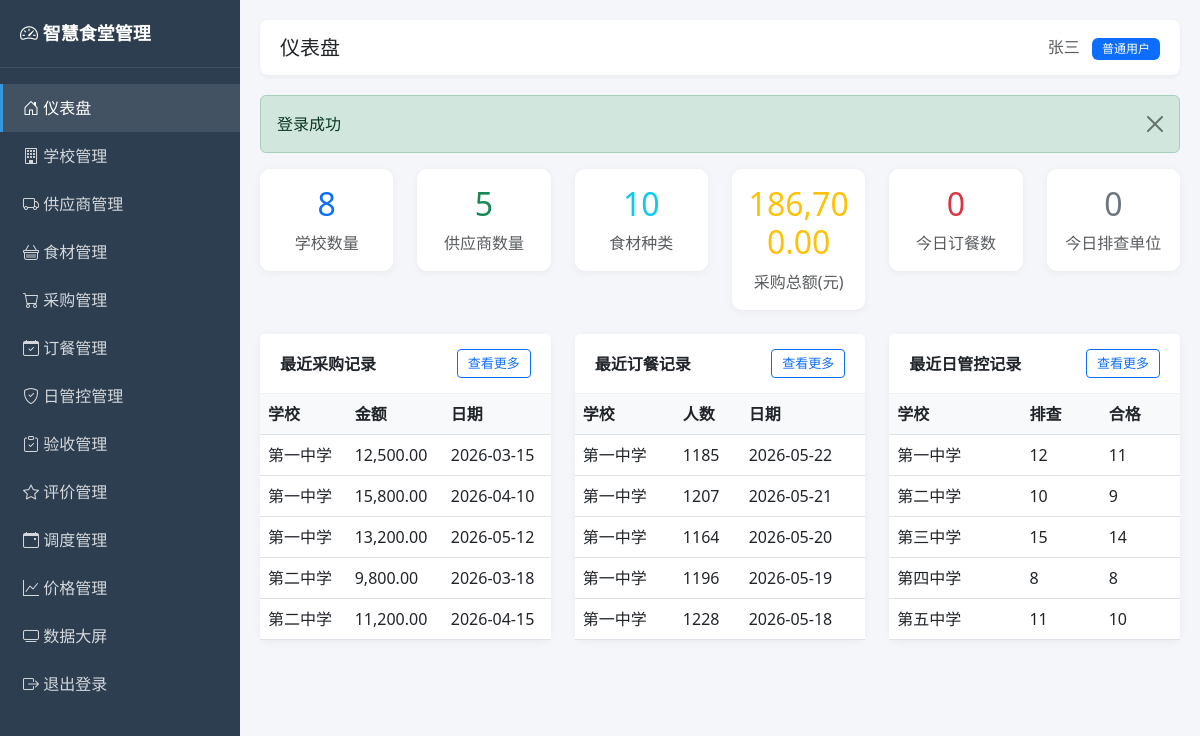
The app's page /admin/index.php (signed in) with its own data.
### tables this page shows
CREATE TABLE users (
    id INT UNSIGNED AUTO_INCREMENT PRIMARY KEY COMMENT '用户ID',
    username VARCHAR(50) NOT NULL UNIQUE COMMENT '登录用户名',
    password VARCHAR(64) NOT NULL COMMENT 'MD5加密密码',
    real_name VARCHAR(50) NOT NULL COMMENT '真实姓名',
    role TINYINT UNSIGNED NOT NULL DEFAULT 1 COMMENT '角色：0管理员 1普通用户',
    status TINYINT UNSIGNED NOT NULL DEFAULT 1 COMMENT '状态：0禁用 1启用',
    created_at DATETIME DEFAULT CURRENT_TIMESTAMP COMMENT '创建时间',
    updated_at DATETIME DEFAULT CURRENT_TIMESTAMP ON UPDATE CURRENT_TIMESTAMP COMMENT '更新时间',
    INDEX idx_status (status)
);

CREATE TABLE purchases (
    id INT UNSIGNED AUTO_INCREMENT PRIMARY KEY COMMENT '采购ID',
    school_id INT UNSIGNED NOT NULL COMMENT '学校ID',
    supplier_id INT UNSIGNED DEFAULT NULL COMMENT '供应商ID',
    purchase_date DATE NOT NULL COMMENT '采购日期',
    total_amount DECIMAL(12,2) DEFAULT 0.00 COMMENT '采购总金额(元)',
    status TINYINT UNSIGNED DEFAULT 1 COMMENT '状态：0待支付 1已支付',
    remark VARCHAR(500) DEFAULT NULL COMMENT '备注',
    created_at DATETIME DEFAULT CURRENT_TIMESTAMP COMMENT '创建时间',
    updated_at DATETIME DEFAULT CURRENT_TIMESTAMP ON UPDATE CURRENT_TIMESTAMP COMMENT '更新时间',
    INDEX idx_school_date (school_id, purchase_date),
    CONSTRAINT fk_purchases_school
        FOREIGN KEY (school_id) REFERENCES schools(id)
        ON DELETE RESTRICT ON UPDATE CASCADE,
    CONSTRAINT fk_purchases_supplier
        FOREIGN KEY (supplier_id) REFERENCES suppliers(id)
        ON DELETE SET NULL ON UPDATE CASCADE
);

CREATE TABLE schools (
    id INT UNSIGNED AUTO_INCREMENT PRIMARY KEY COMMENT '学校ID',
    school_name VARCHAR(100) NOT NULL COMMENT '学校名称',
    region VARCHAR(50) NOT NULL COMMENT '所属区域/县区',
    address VARCHAR(200) DEFAULT NULL COMMENT '详细地址',
    contact_person VARCHAR(50) DEFAULT NULL COMMENT '联系人',
    contact_phone VARCHAR(20) DEFAULT NULL COMMENT '联系电话',
    student_count INT UNSIGNED DEFAULT 0 COMMENT '学生人数',
    teacher_count INT UNSIGNED DEFAULT 0 COMMENT '教师人数',
    created_at DATETIME DEFAULT CURRENT_TIMESTAMP COMMENT '创建时间',
    updated_at DATETIME DEFAULT CURRENT_TIMESTAMP ON UPDATE CURRENT_TIMESTAMP COMMENT '更新时间',
    INDEX idx_region (region)
);

CREATE TABLE orders (
    id INT UNSIGNED AUTO_INCREMENT PRIMARY KEY COMMENT '记录ID',
    school_id INT UNSIGNED NOT NULL COMMENT '学校ID',
    order_date DATE NOT NULL COMMENT '订餐日期',
    student_count INT UNSIGNED DEFAULT 0 COMMENT '学生订餐数',
    teacher_count INT UNSIGNED DEFAULT 0 COMMENT '教师订餐数',
    total_count INT UNSIGNED DEFAULT 0 COMMENT '总订餐数',
    total_amount DECIMAL(12,2) DEFAULT 0.00 COMMENT '订餐总金额(元)',
    ingredient_category VARCHAR(50) DEFAULT NULL COMMENT '主要营养类别',
    created_at DATETIME DEFAULT CURRENT_TIMESTAMP COMMENT '创建时间',
    updated_at DATETIME DEFAULT CURRENT_TIMESTAMP ON UPDATE CURRENT_TIMESTAMP COMMENT '更新时间',
    INDEX idx_school_date (school_id, order_date),
    CONSTRAINT fk_orders_school
        FOREIGN KEY (school_id) REFERENCES schools(id)
        ON DELETE RESTRICT ON UPDATE CASCADE
);

CREATE TABLE daily_controls (
    id INT UNSIGNED AUTO_INCREMENT PRIMARY KEY COMMENT '记录ID',
    school_id INT UNSIGNED NOT NULL COMMENT '学校ID',
    control_date DATE NOT NULL COMMENT '管控日期',
    total_units INT UNSIGNED DEFAULT 0 COMMENT '排查单位总数',
    qualified_units INT UNSIGNED DEFAULT 0 COMMENT '合格单位数',
    yellow_line_issues INT UNSIGNED DEFAULT 0 COMMENT '黄线问题数',
    basic_issues INT UNSIGNED DEFAULT 0 COMMENT '基础问题数',
    status VARCHAR(20) DEFAULT 'normal' COMMENT '状态 normal/warning/urgent',
    created_at DATETIME DEFAULT CURRENT_TIMESTAMP COMMENT '创建时间',
    updated_at DATETIME DEFAULT CURRENT_TIMESTAMP ON UPDATE CURRENT_TIMESTAMP COMMENT '更新时间',
    INDEX idx_school_date (school_id, control_date),
    CONSTRAINT fk_controls_school
        FOREIGN KEY (school_id) REFERENCES schools(id)
        ON DELETE RESTRICT ON UPDATE CASCADE
);

### includes/functions.php (called while the page is built, shortened)
<?php
require_once __DIR__ . '/db.php';
function e($text) {
    return htmlspecialchars($text ?? '', ENT_QUOTES, 'UTF-8');
}
function getFlash() {
    if (isset($_SESSION['flash_message'])) {
        $msg = $_SESSION['flash_message'];
        return $msg;
    }
    return null;
}

### includes/auth.php (called while the page is built, shortened)
<?php
require_once __DIR__ . '/functions.php';
function isLoggedIn() {
    return isset($_SESSION['user_id']) && $_SESSION['user_id'] > 0;
}
function currentUser() {
    return queryOne("SELECT * FROM users WHERE id = ?", [$_SESSION['user_id']]);
}
function isAdmin() {
    $user = currentUser();
    return $user && $user['role'] == 0;
}

### includes/db.php (called while the page is built, shortened)
<?php
function getDB() {
    static $pdo = null;
    if ($pdo === null) {
        $dsn = "mysql:host=" . DB_HOST . ";port=" . DB_PORT . ";dbname=" . DB_NAME . ";charset=" . DB_CHARSET;
        $options = [
            PDO::ATTR_ERRMODE => PDO::ERRMODE_EXCEPTION,
            PDO::ATTR_DEFAULT_FETCH_MODE => PDO::FETCH_ASSOC,
            PDO::ATTR_EMULATE_PREPARES => false,
        ];
        try {
            $pdo = new PDO($dsn, DB_USER, DB_PASS, $options);
        } catch (PDOException $e) {
            die("数据库连接失败: " . $e->getMessage());
        }
    }
    return $pdo;
}
function queryAll($sql, $params = []) {
    $stmt = getDB()->prepare($sql);
    $stmt->execute($params);
    return $stmt->fetchAll();
}
function queryOne($sql, $params = []) {
    $stmt = getDB()->prepare($sql);
    $stmt->execute($params);
    $result = $stmt->fetch();
    return $result ?: null;
}

### admin/index.php (the view, shortened to what this page needs)
<?php
require_once __DIR__ . '/../includes/auth.php';
$pageTitle = '仪表盘';
$activeMenu = 'dashboard';
$schoolCount = queryOne("SELECT COUNT(*) as c FROM schools")['c'];
$supplierCount = queryOne("SELECT COUNT(*) as c FROM suppliers")['c'];
$ingredientCount = queryOne("SELECT COUNT(*) as c FROM ingredients")['c'];
$purchaseTotal = queryOne("SELECT SUM(total_amount) as total FROM purchases")['total'] ?? 0;
$orderToday = queryOne("SELECT SUM(total_count) as c FROM orders WHERE order_date = CURDATE()")['c'] ?? 0;
$controlToday = queryOne("SELECT SUM(total_units) as c FROM daily_controls WHERE control_date = CURDATE()")['c'] ?? 0;
$recentPurchases = queryAll("SELECT p.*, s.school_name, sp.supplier_name
    FROM purchases p
    LEFT JOIN schools s ON p.school_id = s.id
    LEFT JOIN suppliers sp ON p.supplier_id = sp.id
    ORDER BY p.created_at DESC LIMIT 5");
$recentOrders = queryAll("SELECT o.*, s.school_name FROM orders o LEFT JOIN schools s ON o.school_id = s.id ORDER BY o.order_date DESC LIMIT 5");
$recentControls = queryAll("SELECT d.*, s.school_name FROM daily_controls d LEFT JOIN schools s ON d.school_id = s.id ORDER BY d.control_date DESC LIMIT 5");
include 'header.php';
?>
<div class="row g-4 mb-4">
    <div class="col-md-4 col-lg-2">
        <div class="card text-center p-3">
            <h2 class="text-primary"><?php echo $schoolCount; ?></h2>
            <div class="text-muted">学校数量</div>
        </div>
    </div>
    <div class="col-md-4 col-lg-2">
        <div class="card text-center p-3">
            <h2 class="text-success"><?php echo $supplierCount; ?></h2>
            <div class="text-muted">供应商数量</div>
        </div>
    </div>
    <div class="col-md-4 col-lg-2">
        <div class="card text-center p-3">
            <h2 class="text-info"><?php echo $ingredientCount; ?></h2>
            <div class="text-muted">食材种类</div>
        </div>
    </div>
    <div class="col-md-4 col-lg-2">
        <div class="card text-center p-3">
            <h2 class="text-warning"><?php echo number_format($purchaseTotal, 2); ?></h2>
            <div class="text-muted">采购总额(元)</div>
        </div>
    </div>
    <div class="col-md-4 col-lg-2">
        <div class="card text-center p-3">
            <h2 class="text-danger"><?php echo $orderToday; ?></h2>
            <div class="text-muted">今日订餐数</div>
        </div>
    </div>
    <div class="col-md-4 col-lg-2">
        <div class="card text-center p-3">
            <h2 class="text-secondary"><?php echo $controlToday; ?></h2>
            <div class="text-muted">今日排查单位</div>
        </div>
    </div>
</div>
<div class="row g-4">
    <div class="col-lg-4">
        <div class="card">
            <div class="card-header d-flex justify-content-between align-items-center">
                <span>最近采购记录</span>
                <a href="purchases.php" class="btn btn-sm btn-outline-primary">查看更多</a>
            </div>
            <div class="card-body p-0">
                <table class="table table-hover mb-0">
                    <thead><tr><th>学校</th><th>金额</th><th>日期</th></tr></thead>
                    <tbody>
                    <?php foreach ($recentPurchases as $item): ?>
                        <tr>
                            <td><?php echo e($item['school_name']); ?></td>
                            <td><?php echo number_format($item['total_amount'], 2); ?></td>
                            <td><?php echo e($item['purchase_date']); ?></td>
                        </tr>
                    <?php endforeach; ?>
                    </tbody>
                </table>
            </div>
        </div>
    </div>
    <div class="col-lg-4">
        <div class="card">
            <div class="card-header d-flex justify-content-between align-items-center">
                <span>最近订餐记录</span>
                <a href="orders.php" class="btn btn-sm btn-outline-primary">查看更多</a>
            </div>
            <div class="card-body p-0">
                <table class="table table-hover mb-0">
                    <thead><tr><th>学校</th><th>人数</th><th>日期</th></tr></thead>
                    <tbody>
                    <?php foreach ($recentOrders as $item): ?>
                        <tr>
                            <td><?php echo e($item['school_name']); ?></td>
                            <td><?php echo $item['total_count']; ?></td>
                            <td><?php echo e($item['order_date']); ?></td>
                        </tr>
                    <?php endforeach; ?>
                    </tbody>
                </table>
            </div>
        </div>
    </div>
    <div class="col-lg-4">
        <div class="card">
            <div class="card-header d-flex justify-content-between align-items-center">
                <span>最近日管控记录</span>
                <a href="daily_controls.php" class="btn btn-sm btn-outline-primary">查看更多</a>
            </div>
            <div class="card-body p-0">
                <table class="table table-hover mb-0">
                    <thead><tr><th>学校</th><th>排查</th><th>合格</th></tr></thead>
                    <tbody>
                    <?php foreach ($recentControls as $item): ?>
                        <tr>
                            <td><?php echo e($item['school_name']); ?></td>
                            <td><?php echo $item['total_units']; ?></td>
                            <td><?php echo $item['qualified_units']; ?></td>
                        </tr>
                    <?php endforeach; ?>
                    </tbody>
                </table>
            </div>
        </div>
    </div>
</div>
<?php include 'footer.php'; ?>

### admin/header.php (shortened to what this page needs)
<?php
require_once __DIR__ . '/../includes/auth.php';
$user = currentUser();
?>
<!DOCTYPE html>
<html lang="zh-CN">
<head>
    <link href="https://cdn.jsdelivr.net/npm/bootstrap@5.3.0/dist/css/bootstrap.min.css" rel="stylesheet">
    <link rel="stylesheet" href="https://cdn.jsdelivr.net/npm/bootstrap-icons@1.10.0/font/bootstrap-icons.css">
</head>
<body>
<div class="sidebar">
    <div class="brand"><i class="bi bi-speedometer2"></i> 智慧食堂管理</div>
    <nav class="nav flex-column mt-3">
        <a class="nav-link <?php echo $activeMenu == 'dashboard' ? 'active' : ''; ?>" href="index.php"><i class="bi bi-house-door"></i> 仪表盘</a>
        <a class="nav-link <?php echo $activeMenu == 'schools' ? 'active' : ''; ?>" href="schools.php"><i class="bi bi-building"></i> 学校管理</a>
        <a class="nav-link <?php echo $activeMenu == 'suppliers' ? 'active' : ''; ?>" href="suppliers.php"><i class="bi bi-truck"></i> 供应商管理</a>
        <a class="nav-link <?php echo $activeMenu == 'ingredients' ? 'active' : ''; ?>" href="ingredients.php"><i class="bi bi-basket"></i> 食材管理</a>
        <a class="nav-link <?php echo $activeMenu == 'purchases' ? 'active' : ''; ?>" href="purchases.php"><i class="bi bi-cart"></i> 采购管理</a>
        <a class="nav-link <?php echo $activeMenu == 'orders' ? 'active' : ''; ?>" href="orders.php"><i class="bi bi-calendar-check"></i> 订餐管理</a>
        <a class="nav-link <?php echo $activeMenu == 'daily_controls' ? 'active' : ''; ?>" href="daily_controls.php"><i class="bi bi-shield-check"></i> 日管控管理</a>
        <a class="nav-link <?php echo $activeMenu == 'acceptances' ? 'active' : ''; ?>" href="acceptances.php"><i class="bi bi-clipboard-check"></i> 验收管理</a>
        <a class="nav-link <?php echo $activeMenu == 'evaluations' ? 'active' : ''; ?>" href="evaluations.php"><i class="bi bi-star"></i> 评价管理</a>
        <a class="nav-link <?php echo $activeMenu == 'dispatches' ? 'active' : ''; ?>" href="dispatches.php"><i class="bi bi-calendar-event"></i> 调度管理</a>
        <a class="nav-link <?php echo $activeMenu == 'prices' ? 'active' : ''; ?>" href="prices.php"><i class="bi bi-graph-up"></i> 价格管理</a>
        <?php if (isAdmin()): ?>
        <a class="nav-link <?php echo $activeMenu == 'users' ? 'active' : ''; ?>" href="users.php"><i class="bi bi-people"></i> 用户管理</a>
        <?php endif; ?>
        <a class="nav-link" href="../dashboard/index.php" target="_blank"><i class="bi bi-tv"></i> 数据大屏</a>
        <a class="nav-link" href="logout.php"><i class="bi bi-box-arrow-right"></i> 退出登录</a>
    </nav>
</div>
<div class="main-content">
    <div class="topbar">
        <h5 class="m-0"><?php echo isset($pageTitle) ? e($pageTitle) : '管理后台'; ?></h5>
        <div>
            <span class="text-muted"><?php echo e($user['real_name']); ?></span>
            <span class="badge bg-<?php echo $user['role'] == 0 ? 'danger' : 'primary'; ?> ms-2"><?php echo $user['role'] == 0 ? '管理员' : '普通用户'; ?></span>
        </div>
    </div>
    <?php $flash = getFlash(); if ($flash): ?>
    <div class="alert alert-<?php echo $flash['type'] == 'error' ? 'danger' : $flash['type']; ?> alert-dismissible fade show">
        <?php echo e($flash['message']); ?>
        <button type="button" class="btn-close" data-bs-dismiss="alert"></button>
    </div>
    <?php endif; ?>

### admin/footer.php (shortened to what this page needs)
</div>
</body>
</html>

### admin/header.php (style rules this page uses)
body { background-color: #f5f6fa; }
.sidebar { min-height: 100vh; background: #2c3e50; color: #fff; width: 240px; position: fixed; left: 0; top: 0; }
.sidebar .brand { padding: 20px; font-size: 18px; font-weight: bold; border-bottom: 1px solid rgba(255,255,255,0.1); }
.sidebar .nav-link { color: rgba(255,255,255,0.8); padding: 12px 20px; border-left: 3px solid transparent; }
.sidebar .nav-link:hover, .sidebar .nav-link.active { color: #fff; background: rgba(255,255,255,0.1); border-left-color: #3498db; }
.sidebar .nav-link i { width: 24px; }
.main-content { margin-left: 240px; padding: 20px; }
.topbar { background: #fff; padding: 15px 20px; border-radius: 8px; margin-bottom: 20px; box-shadow: 0 2px 4px rgba(0,0,0,0.05); display: flex; justify-content: space-between; align-items: center; }
.card { border: none; border-radius: 10px; box-shadow: 0 2px 8px rgba(0,0,0,0.05); }
.card-header { background: #fff; border-bottom: 1px solid #f0f0f0; font-weight: 600; padding: 15px 20px; }
.table th { background: #f8f9fa; font-weight: 600; }
.btn-sm { padding: 4px 10px; font-size: 13px; }
.badge { font-weight: 500; padding: 5px 10px; }

### records on screen
users: real_name "张三"
purchases: school.school_name "第一中学", total_amount "12,500.00", purchase_date "2026-03-15"
purchases: school.school_name "第一中学", total_amount "15,800.00", purchase_date "2026-04-10"
purchases: school.school_name "第一中学", total_amount "13,200.00", purchase_date "2026-05-12"
purchases: school.school_name "第二中学", total_amount "9,800.00", purchase_date "2026-03-18"
purchases: school.school_name "第二中学", total_amount "11,200.00", purchase_date "2026-04-15"
orders: school.school_name "第一中学", total_count "1185", order_date "2026-05-22"
orders: school.school_name "第一中学", total_count "1207", order_date "2026-05-21"
orders: school.school_name "第一中学", total_count "1164", order_date "2026-05-20"
orders: school.school_name "第一中学", total_count "1196", order_date "2026-05-19"
orders: school.school_name "第一中学", total_count "1228", order_date "2026-05-18"
daily_controls: school.school_name "第一中学", total_units "12", qualified_units "11"
daily_controls: school.school_name "第二中学", total_units "10", qualified_units "9"
daily_controls: school.school_name "第三中学", total_units "15", qualified_units "14"
daily_controls: school.school_name "第四中学", total_units "8", qualified_units "8"
daily_controls: school.school_name "第五中学", total_units "11", qualified_units "10"

### other values on screen
$pageTitle "仪表盘"
$flash['message'] "登录成功"
$schoolCount "8"
$supplierCount "5"
$ingredientCount "10"
$purchaseTotal "186,700.00"
$orderToday "0"
$controlToday "0"
